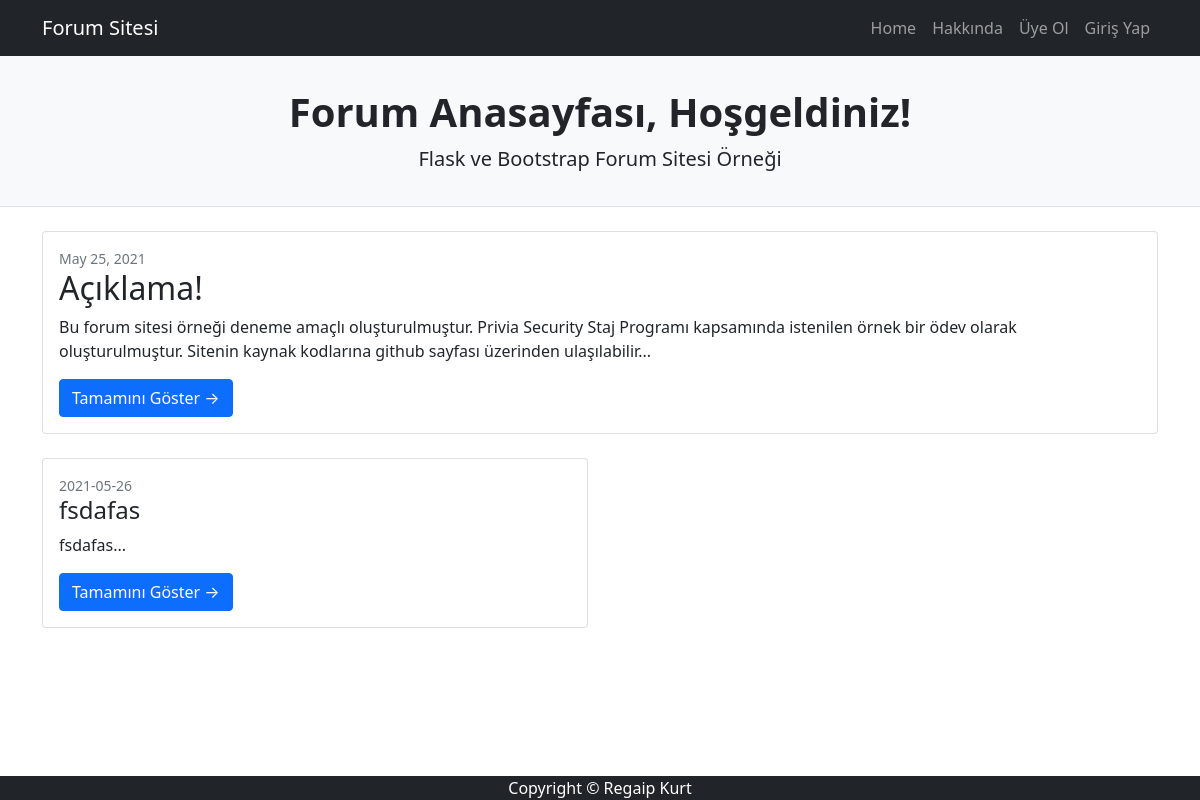
Before: / with the older database file.
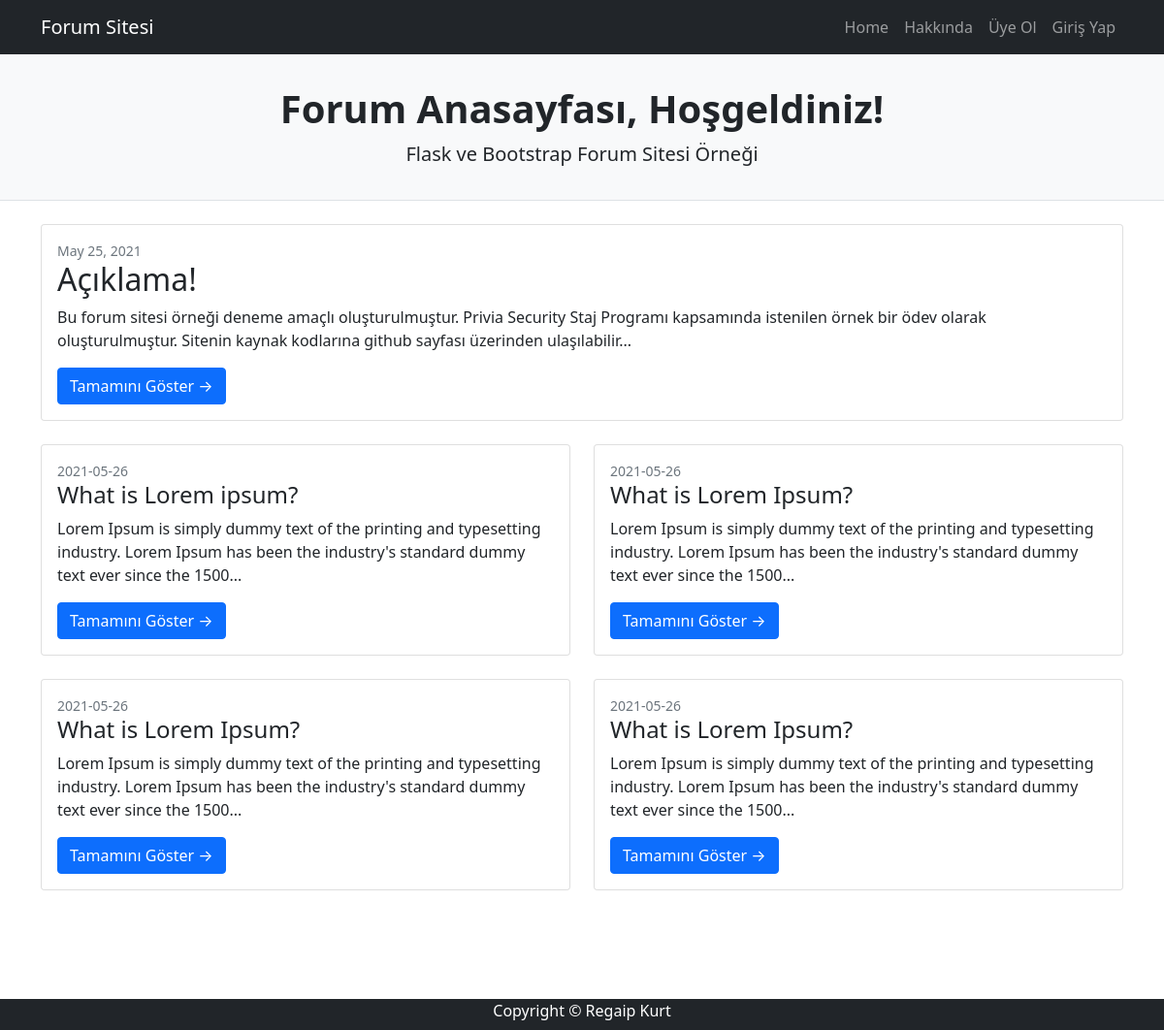
After: the same page with the newer database file.
### app/main.py (models this page shows)
class Post(db_posts.Model):
    id = db_posts.Column(db_posts.Integer, primary_key=True)
    ownerID = db_posts.Column(db_posts.Integer)
    header = db_posts.Column(db_posts.String(100), default="Konu Yok")
    body = db_posts.Column(db_posts.String(5000), nullable=False)
    openToComments = db_posts.Column(db_posts.Boolean)
    postDate = db_posts.Column(db_posts.DateTime)

### app/main.py (the view)
@app.get("/")
def index():
    try:
        db = sqlite3.connect("./app/database.db")
        c = db.cursor()
        veri = c.execute("SELECT * FROM Post ORDER BY postDate DESC").fetchall()
        c.close()
        db.close()
        return render_template("index.html", veri=veri)
    except:
        return render_template("unknownError.html")

### app/templates/index.html (shortened to what this page needs)
{% extends 'base.html' %}
{% block body %}
        <header class="py-3 bg-light border-bottom mb-4">
            <div class="container">
                <div class="text-center my-3">
                    <h1 class="fw-bolder">Forum Anasayfası, Hoşgeldiniz!</h1>
                    <p class="lead mb-0">Flask ve Bootstrap Forum Sitesi Örneği</p>
                </div>
            </div>
        </header>
        <div class="container">
            <div class="row">
                <div class="col-lg-12">
                    <div class="card mb-4">
                        <div class="card-body">
                            <div class="small text-muted">May 25, 2021</div>
                            <h2 class="card-title">Açıklama!</h2>
                            <p class="card-text">Bu forum sitesi örneği deneme amaçlı oluşturulmuştur. Privia Security Staj Programı kapsamında istenilen örnek bir ödev olarak oluşturulmuştur. Sitenin kaynak kodlarına github sayfası üzerinden ulaşılabilir...</p>
                            <a class="btn btn-primary" href="/about">Tamamını Göster →</a>
                        </div>
                    </div>
                    <div class="row">
                        {% if veri %}
                        {% for i in veri %}
                        <div class="col-lg-6">
                            <div class="card mb-4">
                                <div class="card-body">
                                    <div class="small text-muted">{{i[5][:10]}}</div>
                                    <h2 class="card-title h4">{{i[2]}}</h2>
                                    <p class="card-text">{{i[3][:150]}}...</p>
                                    <a class="btn btn-primary" href="/post/{{i[0]}}">Tamamını Göster →</a>
                                </div>
                            </div>
                        </div>
                        {% endfor %}
                        {% else %}
                            <p class="lead mb-0">Flask ve Bootstrap Forum Sitesi Örneği</p>
                        {% endif %}
                    </div>
                </div>
        {% endblock %}

### app/templates/base.html (shortened to what this page needs)
<!DOCTYPE html>
<html lang="en">
    <head>
        <link href="{{url_for('static', filename='css/styles.css') }}" rel="stylesheet" />
    </head>
    <body>
        <nav class="navbar navbar-expand-lg navbar-dark bg-dark">
            <div class="container">
                <a class="navbar-brand" href="/">Forum Sitesi</a>
                <div class="collapse navbar-collapse" id="navbarSupportedContent">
                    <ul class="navbar-nav ms-auto mb-2 mb-lg-0">
                        <li class="nav-item"><a class="nav-link" href="/">Home</a></li>
                        <li class="nav-item"><a class="nav-link" href="/about">Hakkında</a></li>
                        {% if current_user.is_authenticated %}
                            <li class="nav-item"><a class="nav-link" href="/profile/{{current_user.userName}}">Profil Sayfası</a></li>
                            <li class="nav-item"><a class="nav-link" href="/logout">Çıkış Yap</a></li>
                        {% else %}
                            <li class="nav-item"><a class="nav-link" href="/signup">Üye Ol</a></li>
                            <li class="nav-item"><a class="nav-link" href="/login">Giriş Yap</a></li>
                        {% endif %}
                    </ul>
                </div>
            </div>
        </nav>
        {% block body %} {% endblock %}
    </div>
</div>
        <br><br><br><br><br>
        <div class="footer bg-dark">
            <p class="text-center text-white">Copyright &copy; Regaip Kurt</p>
        </div>
    </body>
</html>

Changed rows visible on the page:
removed Post: postDate "2021-05-26", header "fsdafas", body "fsdafas"
added Post: postDate "2021-05-26", header "What is Lorem ipsum?", body "Lorem Ipsum is simply dummy text of the printing and typesetting industry. Lorem Ipsum has been the industry's standard dummy text ever since the 1500"
added Post: postDate "2021-05-26", header "What is Lorem Ipsum?", body "Lorem Ipsum is simply dummy text of the printing and typesetting industry. Lorem Ipsum has been the industry's standard dummy text ever since the 1500"
added Post: postDate "2021-05-26", header "What is Lorem Ipsum?", body "Lorem Ipsum is simply dummy text of the printing and typesetting industry. Lorem Ipsum has been the industry's standard dummy text ever since the 1500"
added Post: postDate "2021-05-26", header "What is Lorem Ipsum?", body "Lorem Ipsum is simply dummy text of the printing and typesetting industry. Lorem Ipsum has been the industry's standard dummy text ever since the 1500"
